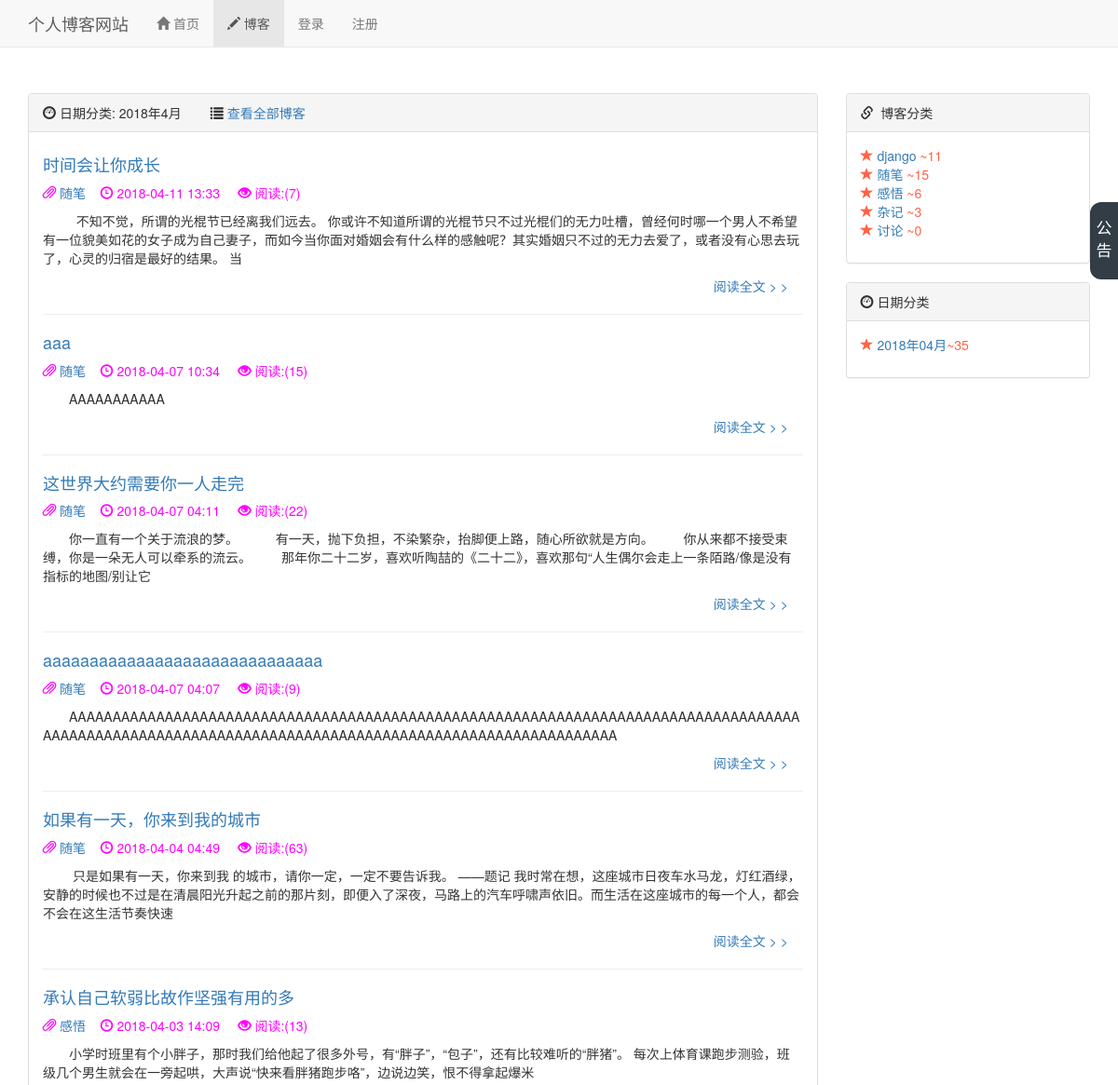
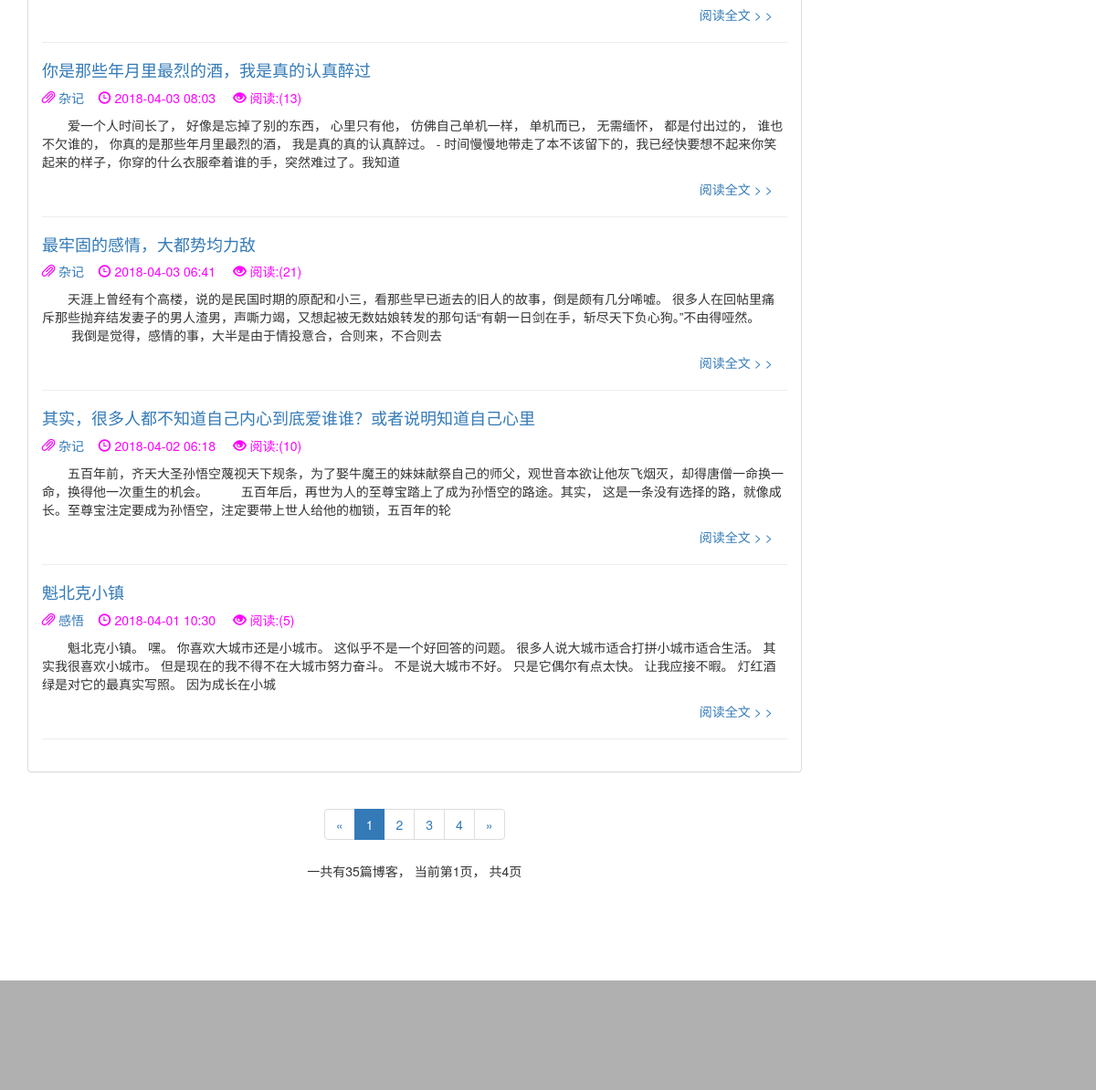
Page /blog/date/2018/4 on the committed database (2 pictures, top to bottom).
### blog/models.py (models this page shows, shortened)
class Blog(models.Model):
    title   = models.CharField(max_length=50)
    blog_type = models.ForeignKey(BlogType,on_delete=models.DO_NOTHING)
    content = RichTextUploadingField(config_name ='blog_ckeditor')
    author  = models.ForeignKey(User,on_delete= models.DO_NOTHING)
    read_details = GenericRelation(ReadDetail)
    create_time = models.DateTimeField( auto_now_add = True)
    last_updata_time = models.DateTimeField(auto_now=True)
    def get_read_num(self):
        ct = ContentType.objects.get_for_model(Blog)
        try:
            readnum = ReadNum.objects.get(content_type=ct,object_id=self.pk)
            return readnum.read_num
        except exceptions.ObjectDoesNotExist:
            return 0
    class Meta():
        ordering = ["-create_time"]   #按创建时间最新的排序

class BlogType(models.Model):
    type_name = models.CharField(max_length=50)
    def __str__(self):
        return self.type_name

### read_count/models.py (models this page shows)
class ReadNum(models.Model):
    read_num = models.IntegerField(default=0)
    content_type = models.ForeignKey(ContentType, on_delete=models.CASCADE)
    object_id = models.PositiveIntegerField()
    content_object = GenericForeignKey('content_type', 'object_id')

### blog/views.py (the view)
# urls.py: path('date/<int:year>/<int:month>', views.blogs_with_date, name="blogs_with_date"),
def blogs_with_date(request,year,month):
    blogs_all_list=Blog.objects.filter(create_time__year=year,create_time__month=month)
    context = get_blog_list_common_data(request,blogs_all_list)
    context['blogs_with_date']='%s年%s月' %(year,month)
    return render(request,'blog/blogs_with_date.html',context)

### blog/templates/blog/blogs_with_date.html (shortened to what this page needs)
{% extends 'blog/blog_list.html' %}
{% block blog_list_title %}
<span class="glyphicon glyphicon-dashboard" aria-hidden="true"></span>
日期分类: {{ blogs_with_date }} &nbsp;&nbsp;&nbsp;&nbsp;&nbsp;&nbsp;
<span class="glyphicon glyphicon-list" aria-hidden="true"></span>
<a href="{% url 'blog_list' %}">
查看全部博客</a>
{% endblock %}

### blog/templates/blog/blog_list.html (shortened to what this page needs)
{% extends 'base.html' %}
{% block header_extends %}
    <link rel="stylesheet" type="text/css" href="/static/css/blog_list.css">
{% endblock%}
{% block nav_blog_activt %}active{% endblock %}
{% block content %}
        <div class="container">
            <div class="row">
                <div class="col-xs-9">
                    <div class="panel panel-default">
                        <div class="panel-heading">{% block blog_list_title %}{% endblock %}
                        </div>
                        <div class="panel-body">
                                {% for blog in blogs %}
                                    <h4>
                                        <a href="{% url 'blog_defail' blog.pk %}">
                                        {{ blog.title|truncatechars:30}}</a>
                                    </h4>
                                    <ul class="blog-type-num">
                                    <p class="blog_into">
                                        <li>
                                            <span class="glyphicon glyphicon-paperclip" aria-hidden="true"> </span>
                                            <a href="{% url 'blogs_with_type'  blog.blog_type.pk %}">
                                                {{ blog.blog_type }}
                                            </a> &nbsp;&nbsp;
                                        </li>
                                        <li>
                                            <span class="glyphicon glyphicon-time" aria-hidden="true">
                                                </span>
                                            {{ blog.create_time|date:"Y-m-d H:i" }} &nbsp;&nbsp;&nbsp;
                                        </li>
                                        <li>
                                            <span class="glyphicon glyphicon-eye-open" aria-hidden="true"></span>
                                            阅读:({{ blog.get_read_num }})
                                        </li>
                                    </p>
                                    </ul>
                                    <p class="list-cecontent" >{{ blog.content|striptags|safe|truncatechars:150 }}</p>
                                    <p class="read-more"><a  href="{% url 'blog_defail' blog.pk %}">
                                        阅读全文 > > </a>
                                    &nbsp;&nbsp;&nbsp;</p>
                                    <hr>
                                    {% empty %}
                                    <br><br><br>
                                    <h3>---暂无博客，敬请期待---</h3>
                                    <br><br><br><br>
                                    {% endfor%}
                        </div>
                    </div>
                    <div class="paginator">
                              <ul class="pagination">
                                <li>
                                    {%  if page_of_blogs.has_previous %}
                                        <a href="?page={{ page_of_blogs.previous_page_number }}" aria-label="Previous">
                                        <span aria-hidden="true">&laquo;</span></a>
                                    {% else %}
                                        <span aria-hidden="true">&laquo;</span></a>
                                    {% endif %}
                                </li>
                                    {% for page_num in page_range %}
                                        {% if page_num == page_of_blogs.number  %}
                                            <li class="active"><span>{{ page_num }}</span></li>
                                        {% else %}
                                            {% if page_num == '...' %}
                                                <li><span>{{ page_num }}</span></li>
                                            {% else %}
                                                <li><a href="?page={{ page_num }}">{{ page_num }}</a></li>
                                            {% endif %}
                                        {% endif %}
                                    {% endfor %}
                                    <li>
                                    {%  if page_of_blogs.has_next %}
                                        <a href="?page={{ page_of_blogs.next_page_number }}" aria-label="Next">
                                        <span aria-hidden="true">&raquo;</span></a>
                                    {% else %}
                                         <span aria-hidden="true">&raquo;</span></a>
                                    {% endif %}
                                    </li>
                              </ul>
                                <p>
                                  一共有{{ page_of_blogs.paginator.count}}篇博客，
                                  当前第{{ page_of_blogs.number}}页，
                                  共{{page_of_blogs.paginator.num_pages}}页
                                </p>
                    </div>
                </div>
                    <div class="col-xs-3">
                            <div class="panel panel-default">
                                <div class="panel-heading"><span class="glyphicon glyphicon-link" aria-hidden="true"></span> &nbsp;博客分类
                                </div>
                                <div class="panel-body">
                                    <ul class="blog-type" ">
                                        {% for blog_type in  blog_types %}
                                            <li>
                                                <span class="glyphicon glyphicon-star" aria-hidden="true"></span>
                                                <a href="{% url 'blogs_with_type' blog_type.pk %}">
                                                    {{ blog_type.type_name}}
                                                </a>~{{ blog_type.blog_count }}
                                            </li>
                                        {% empty %}
                                            <li> -暂无分类-</li>
                                        {% endfor %}
                                    </ul>
                              </div>
                            </div>
                                <div class="panel panel-default">
                                    <div class="panel-heading">
                                        <span class="glyphicon glyphicon-dashboard" aria-hidden="true"></span>
                                        日期分类
                                    </div>
                                    <div class="panel-body">
                                        <ul class="date-classify">
                                        {% for blog_date, blog_count in blog_dates.items %}
                                            <li>
                                                <span class="glyphicon glyphicon-star" aria-hidden="true"></span>
                                            <a href="{% url 'blogs_with_date' blog_date.year  blog_date.month %}">
                                                {{ blog_date|date:"Y年m月" }}</a>~{{ blog_count }}
                                            </li>
                                        {% endfor %}
                                        </ul>
                                    </div>
                                </div>
                    </div>
            </div>
        </div>
{% endblock %}

### blog/static/css/base.css (style rules this page uses)
* { margin: 0px; padding: 0px; }
body { margin-top:100px!important; }
ul { list-style-type: none; }

### blog/static/css/blog_list.css (style rules this page uses)
ul.blog-type { list-style-type: none; color: #FF6347; }
div.paginator { text-align: center; }
p.list-cecontent { word-wrap: break-word; text-indent: 2em; }
div.panel-body p.read-more { text-align: right; }
ul.blog-type-num { list-style-type: none; }
ul.blog-type-num li { display: inline-block; color: #FF00FF; }
ul.date-classify { color: #FF6347; }

### rows in the picture
Blog: title "时间会让你成长", blog_type "随笔", create_time "2018-04-11 13:33", get_read_num "7", content "不知不觉，所谓的光棍节已经离我们远去。 你或许不知道所谓的光棍节只不过光棍们的无力吐槽，曾经何时哪一个男人不希望有一位貌美如花的女子成为自己妻子，而如今当你面对婚姻会有什么样的感触呢？其实婚姻只不过的无力去爱了，或者没有心思去玩了，心灵的归宿是最好的结果。 当"
Blog: title "aaa", blog_type "随笔", create_time "2018-04-07 10:34", get_read_num "15", content "AAAAAAAAAAA"
Blog: title "这世界大约需要你一人走完", blog_type "随笔", create_time "2018-04-07 04:11", get_read_num "22", content "你一直有一个关于流浪的梦。 有一天，抛下负担，不染繁杂，抬脚便上路，随心所欲就是方向。 你从来都不接受束缚，你是一朵无人可以牵系的流云。 那年你二十二岁，喜欢听陶喆的《二十二》，喜欢那句“人生偶尔会走上一条陌路/像是没有指标的地图/别让它"
Blog: title "aaaaaaaaaaaaaaaaaaaaaaaaaaaaaa", blog_type "随笔", create_time "2018-04-07 04:07", get_read_num "9", content "AAAAAAAAAAAAAAAAAAAAAAAAAAAAAAAAAAAAAAAAAAAAAAAAAAAAAAAAAAAAAAAAAAAAAAAAAAAAAAAAAAAAAAAAAAAAAAAAAAAAAAAAAAAAAAAAAAAAAAAAAAAAAAAAAAAAAAAAAAAAAAAAAAAAAA"
Blog: title "如果有一天，你来到我的城市", blog_type "随笔", create_time "2018-04-04 04:49", get_read_num "63", content "只是如果有一天，你来到我 的城市，请你一定，一定不要告诉我。 ——题记 我时常在想，这座城市日夜车水马龙，灯红酒绿，安静的时候也不过是在清晨阳光升起之前的那片刻，即便入了深夜，马路上的汽车呼啸声依旧。而生活在这座城市的每一个人，都会不会在这生活节奏快速"
Blog: title "承认自己软弱比故作坚强有用的多", blog_type "感悟", create_time "2018-04-03 14:09", get_read_num "13", content "小学时班里有个小胖子，那时我们给他起了很多外号，有“胖子”，“包子”，还有比较难听的“胖猪”。 每次上体育课跑步测验，班级几个男生就会在一旁起哄，大声说“快来看胖猪跑步咯”，边说边笑，恨不得拿起爆米"
Blog: title "你是那些年月里最烈的酒，我是真的认真醉过", blog_type "杂记", create_time "2018-04-03 08:03", get_read_num "13", content "爱一个人时间长了， 好像是忘掉了别的东西， 心里只有他， 仿佛自己单机一样， 单机而已， 无需缅怀， 都是付出过的， 谁也不欠谁的， 你真的是那些年月里最烈的酒， 我是真的真的认真醉过。 - 时间慢慢地带走了本不该留下的，我已经快要想不起来你笑起来的样子，你穿的什么衣服牵着谁的手，突然难过了。我知道"
Blog: title "最牢固的感情，大都势均力敌", blog_type "杂记", create_time "2018-04-03 06:41", get_read_num "21", content "天涯上曾经有个高楼，说的是民国时期的原配和小三，看那些早已逝去的旧人的故事，倒是颇有几分唏嘘。 很多人在回帖里痛斥那些抛弃结发妻子的男人渣男，声嘶力竭，又想起被无数姑娘转发的那句话“有朝一日剑在手，斩尽天下负心狗。”不由得哑然。 我倒是觉得，感情的事，大半是由于情投意合，合则来，不合则去"
Blog: title "其实，很多人都不知道自己内心到底爱谁谁？或者说明知道自己心里", blog_type "杂记", create_time "2018-04-02 06:18", get_read_num "10", content "五百年前，齐天大圣孙悟空蔑视天下规条，为了娶牛魔王的妹妹献祭自己的师父，观世音本欲让他灰飞烟灭，却得唐僧一命换一命，换得他一次重生的机会。 五百年后，再世为人的至尊宝踏上了成为孙悟空的路途。其实， 这是一条没有选择的路，就像成长。至尊宝注定要成为孙悟空，注定要带上世人给他的枷锁，五百年的轮"
Blog: title "魁北克小镇", blog_type "感悟", create_time "2018-04-01 10:30", get_read_num "5", content "魁北克小镇。 嘿。 你喜欢大城市还是小城市。 这似乎不是一个好回答的问题。 很多人说大城市适合打拼小城市适合生活。 其实我很喜欢小城市。 但是现在的我不得不在大城市努力奋斗。 不是说大城市不好。 只是它偶尔有点太快。 让我应接不暇。 灯红酒绿是对它的最真实写照。 因为成长在小城"
BlogType: type_name "django", blog_count "11"
BlogType: type_name "随笔", blog_count "15"
BlogType: type_name "感悟", blog_count "6"
BlogType: type_name "杂记", blog_count "3"
BlogType: type_name "讨论", blog_count "0"

### other values in the picture
{{ blogs_with_date }} "2018年4月"
{{ page_num }} "1"
{{ page_num }} "2" "3" "4"
{{ page_of_blogs.paginator.count }} "35"
{{ page_of_blogs.number }} "1"
{{ page_of_blogs.paginator.num_pages }} "4"
{{ blog_date|date:"Y年m月" }} "2018年04月"
{{ blog_count }} "35"
